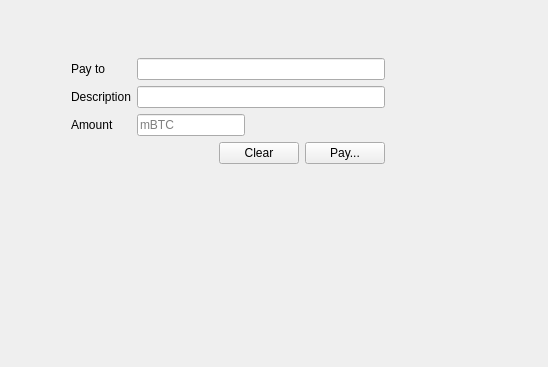
<?xml version="1.0" encoding="UTF-8"?>
<ui version="4.0">
 <class>SendTab</class>
 <widget class="QWidget" name="SendTab">
  <property name="geometry">
   <rect>
    <x>0</x>
    <y>0</y>
    <width>548</width>
    <height>367</height>
   </rect>
  </property>
  <property name="windowTitle">
   <string>Form</string>
  </property>
  <widget class="QWidget" name="">
   <property name="geometry">
    <rect>
     <x>63</x>
     <y>50</y>
     <width>330</width>
     <height>152</height>
    </rect>
   </property>
   <layout class="QVBoxLayout" name="mainLayout">
    <property name="leftMargin">
     <number>8</number>
    </property>
    <property name="topMargin">
     <number>8</number>
    </property>
    <property name="rightMargin">
     <number>8</number>
    </property>
    <property name="bottomMargin">
     <number>8</number>
    </property>
    <item>
     <layout class="QFormLayout" name="formLayout">
      <item row="0" column="0">
       <widget class="QLabel" name="payToLabel">
        <property name="text">
         <string>Pay to</string>
        </property>
       </widget>
      </item>
      <item row="0" column="1">
       <widget class="QLineEdit" name="payTo"/>
      </item>
      <item row="1" column="0">
       <widget class="QLabel" name="descriptionLabel">
        <property name="text">
         <string>Description</string>
        </property>
       </widget>
      </item>
      <item row="1" column="1">
       <widget class="QLineEdit" name="description"/>
      </item>
      <item row="2" column="0">
       <widget class="QLabel" name="amoutLabel">
        <property name="text">
         <string>Amount</string>
        </property>
       </widget>
      </item>
      <item row="2" column="1">
       <layout class="QHBoxLayout" name="horizontalLayout">
        <item>
         <widget class="QLineEdit" name="amount">
          <property name="text">
           <string/>
          </property>
          <property name="placeholderText">
           <string>mBTC</string>
          </property>
         </widget>
        </item>
        <item>
         <spacer name="horizontalSpacer_2">
          <property name="orientation">
           <enum>Qt::Orientation::Horizontal</enum>
          </property>
          <property name="sizeHint" stdset="0">
           <size>
            <width>40</width>
            <height>20</height>
           </size>
          </property>
         </spacer>
        </item>
        <item>
         <spacer name="horizontalSpacer">
          <property name="orientation">
           <enum>Qt::Orientation::Horizontal</enum>
          </property>
          <property name="sizeHint" stdset="0">
           <size>
            <width>40</width>
            <height>20</height>
           </size>
          </property>
         </spacer>
        </item>
        <item>
         <spacer name="horizontalSpacer_3">
          <property name="orientation">
           <enum>Qt::Orientation::Horizontal</enum>
          </property>
          <property name="sizeHint" stdset="0">
           <size>
            <width>40</width>
            <height>20</height>
           </size>
          </property>
         </spacer>
        </item>
       </layout>
      </item>
     </layout>
    </item>
    <item>
     <layout class="QHBoxLayout" name="horizontalLayout_3">
      <item>
       <spacer name="horizontalSpacer_4">
        <property name="orientation">
         <enum>Qt::Orientation::Horizontal</enum>
        </property>
        <property name="sizeHint" stdset="0">
         <size>
          <width>40</width>
          <height>20</height>
         </size>
        </property>
       </spacer>
      </item>
      <item>
       <layout class="QHBoxLayout" name="horizontalLayout_2">
        <item>
         <widget class="QPushButton" name="pushButton">
          <property name="text">
           <string>Clear</string>
          </property>
         </widget>
        </item>
        <item>
         <widget class="QPushButton" name="pushButton_3">
          <property name="enabled">
           <bool>true</bool>
          </property>
          <property name="text">
           <string>Pay...</string>
          </property>
         </widget>
        </item>
       </layout>
      </item>
     </layout>
    </item>
    <item>
     <spacer name="verticalSpacer">
      <property name="orientation">
       <enum>Qt::Orientation::Vertical</enum>
      </property>
      <property name="sizeHint" stdset="0">
       <size>
        <width>17</width>
        <height>23</height>
       </size>
      </property>
     </spacer>
    </item>
   </layout>
  </widget>
 </widget>
 <resources/>
 <connections/>
</ui>
